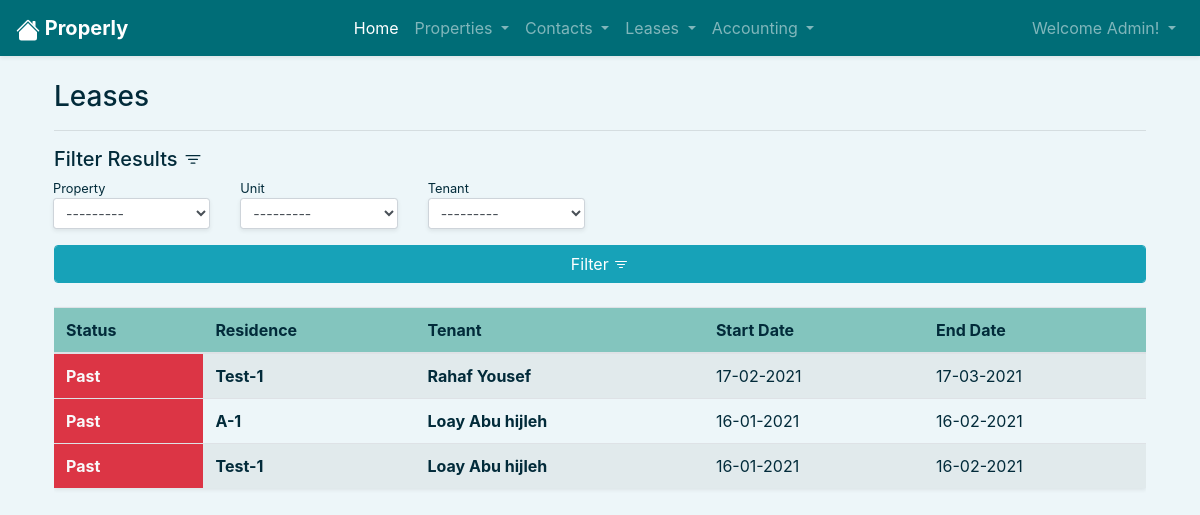
The app's page /leases/all/ (signed in) with its own data.
### users/models.py (models this page shows)
class User(AbstractUser):
    pass

### leases/models.py (models this page shows, shortened)
class Lease(models.Model):
    class Meta:
        ordering = ['-start', 'end', 'property', 'unit']
    property    = models.ForeignKey(Property, blank=False, null=False, on_delete=models.CASCADE, related_name='leases')
    unit        = models.ForeignKey(Unit, blank=False, null=False, on_delete=models.CASCADE, related_name='leases')
    tenant      = models.ForeignKey(Contact, blank=False, null=False, on_delete=models.CASCADE, related_name='leases')
    start       = models.DateField(blank=False, null=False, auto_now=False, auto_now_add=False)
    end         = models.DateField(blank=False, null=False, auto_now=False, auto_now_add=False)
    ended       = models.BooleanField(default=False)
    user        = models.ForeignKey(User, blank=False, null=False, on_delete=models.CASCADE, related_name='leases')
    def is_past(self):
        if self.end < date.today():
            return True
        else:
            return False
    def status(self):
        if self.is_past():
            return 'past'
        if self.is_active():
            return 'active'
        if self.is_future():
            return 'future'

### properties/models.py (models this page shows, shortened)
class Unit(models.Model):
    class Meta:
        ordering = ['property', 'num']
        unique_together = (('property', 'num'),)
    num         = models.IntegerField(blank=False, validators=[MinValueValidator(1)])
    beds        = models.IntegerField(blank=False, validators=[MinValueValidator(0)])
    baths       = models.IntegerField(blank=False, validators=[MinValueValidator(0)])
    size        = models.IntegerField(blank=False, validators=[MinValueValidator(0)])
    market_rent = models.DecimalField(max_digits=10, decimal_places=2, validators=[MinValueValidator(0)])
    deposit     = models.DecimalField(max_digits=10, decimal_places=2, validators=[MinValueValidator(0)])
    description = models.TextField(default=property_description, blank=True)
    property    = models.ForeignKey(Property, blank=False, null=False, on_delete=models.CASCADE, related_name='units')
    user        = models.ForeignKey(User, blank=False, null=False, on_delete=models.CASCADE, related_name='units')
    def __str__(self):
        return f"{self.property}-{self.num}"

class Property(models.Model):
    class Meta:
        ordering = ['name']
    name        = models.CharField(max_length=50, blank=False, unique=True)
    year_built  = models.DateField(blank=False ,auto_now=False, auto_now_add=False)
    description = models.TextField(default=property_description, blank=True)
    user        = models.ForeignKey(User, blank=False, null=False, on_delete=models.CASCADE, related_name='properties')
    def __str__(self):
        return f"{self.name.capitalize()}"

### contacts/models.py (models this page shows, shortened)
class Contact(models.Model):
    class Meta:
        ordering = ['first']
        unique_together = (('first', 'middle', 'last'),)
    first   = models.CharField(max_length=50, null=False, blank=False)
    middle  = models.CharField(max_length=50, null=False, blank=False)
    last    = models.CharField(max_length=50, null=False, blank=False)
    phone   = PhoneNumberField(blank=False, null=False, unique=True)
    user    = models.ForeignKey(User, blank=False, null=False, on_delete=models.CASCADE, related_name='contacts')
    def __str__(self):
        return f"{self.first.capitalize()} {self.last.capitalize()}"

### users/decorators.py (the view)
        def wrapper(request, *args, **kwargs):
            user_groups = request.user.groups.all()
            user_groups_names = []
            for item in user_groups:
                user_groups_names.append(item.name)
            if set(user_groups_names) & set(allowed_roles):
                return view_func(request, *args, **kwargs)
            else:
                return HttpResponseForbidden()

### leases/views.py (called while the page is built)
@login_required
@allowed_users(allowed_roles=['admin', 'sales', 'collector', 'accountant'])
def all(request):
    leases      = Lease.objects.all()
    leaseFilter = LeaseFilter(request.GET, queryset=leases)
    qs          = leaseFilter.qs
    return render(request, 'leases/leases.html', {
        'title'         : 'Leases',
        'leaseFilter'   : leaseFilter,
        'qs'            : qs,
    })

### leases/templates/leases/leases.html (shortened to what this page needs)
{% extends 'home/base.html' %}
{% load widget_tweaks %}
{% block body %}
<hr class="mt-n3 mb-3">
<h5>
    Filter Results
</h5>
<form class="from" method='get' action="">
    <div class="d-flex flex-wrap justify-content-start mx-n3 mb-3">
        <div class="form-group col-xl-2 col-lg-3 col-sm-4 col-4 my-0 ">
            <small>{{leaseFilter.form.property.label}}</small>
            {% render_field leaseFilter.form.property class="form-control form-control-sm shadow-sm" %}
        </div>
        <div class="form-group col-xl-2 col-lg-3 col-sm-4 col-4 my-0 ">
            <small>{{leaseFilter.form.unit.label}}</small>
            {% render_field leaseFilter.form.unit class="form-control form-control-sm shadow-sm" %}
        </div>
        <div class="form-group col-xl-2 col-lg-3 col-sm-4 col-4 my-0 ">
            <small>{{leaseFilter.form.tenant.label}}</small>
            {% render_field leaseFilter.form.tenant class="form-control form-control-sm shadow-sm" %}
        </div>
    </div>
    <button class="btn btn-info form-control" type="submit">
        Filter
    </button>
</form>
<div class="table-responsive">
    <table class="table table-hover table-striped mt-2 shadow-sm">
        <thead class="bg-3">
            <tr>
                <th scope="col">Status</th>
                <th scope="col">Residence</th>
                <th scope="col">Tenant</th>
                <th scope="col">Start Date</th>
                <th scope="col">End Date</th>
            </tr>
        </thead>
        <tbody>
            {% for lease in qs %}
            <tr>
                {% if lease.status == 'future' %}
                <th scope="row" class="text-light bg-primary">{{lease.status|title}}</th>
                {% elif lease.status == 'active' %}
                <th scope="row" class="text-light bg-success">{{lease.status|title}}</th>
                {% elif lease.status == 'past' %}
                <th scope="row" class="text-light bg-danger">{{lease.status|title}}</th>
                {% endif %}
                <th scope="row">
                    <a href="{% url 'properties:unit' lease.unit.id %}">
                        {{lease.unit}}
                    </a>
                </th>
                <td>
                    <a href="{% url 'contacts:contact' lease.tenant.id %}">
                        {{lease.tenant}}
                    </a>
                </td>
                <td>{{lease.start|date:"d-m-Y"}}</td>
                <td>{{lease.end|date:"d-m-Y"}}</td>
            </tr>
            {% empty %}
            <tr>
                <td class="text-center" colspan="100">No Leases Available</td>
            </tr>
            {% endfor %}
        </tbody>
    </table>
</div>
{% endblock body %}

### home/templates/home/nav.html (shortened to what this page needs)
<nav class="navbar navbar-expand-lg navbar-dark bg-d sticky-top shadow-sm">
    <a class="navbar-brand" href="{% url 'home:index' %}">
        <strong style="font-style: ;">
            Properly
        </strong>
    </a>
    <div class="collapse navbar-collapse" id="navbarNavDropdown">
        <ul class="navbar-nav mr-auto mx-auto">
            {% if request.user.is_authenticated %}
            <li class="nav-item active">
                <a class="nav-link" href="{% url 'home:index' %}">Home<span class="sr-only">(current)</span></a>
            </li>
            <li class="nav-item dropdown">
                <a class="nav-link dropdown-toggle" href="#" id="navbarDropdownMenuLink" role="button"
                    data-toggle="dropdown" aria-haspopup="true" aria-expanded="false">
                    Properties
                </a>
            </li>
            <li class="nav-item dropdown">
                <a class="nav-link dropdown-toggle" href="#" id="navbarDropdownMenuLink" role="button"
                    data-toggle="dropdown" aria-haspopup="true" aria-expanded="false">
                    Contacts
                </a>
            </li>
            <li class="nav-item dropdown">
                <a class="nav-link dropdown-toggle" href="#" id="navbarDropdownMenuLink" role="button"
                    data-toggle="dropdown" aria-haspopup="true" aria-expanded="false">
                    Leases
                </a>
            </li>
            <li class="nav-item dropdown">
                <a class="nav-link dropdown-toggle" href="#" id="navbarDropdownMenuLink" role="button"
                    data-toggle="dropdown" aria-haspopup="true" aria-expanded="false">
                    Accounting
                </a>
            </li>
            {% endif %}
        </ul>
        <ul class="navbar-nav float-lg-right">
            {% if user.is_authenticated %}
            <li class="nav-item dropdown">
                <a class="nav-link dropdown-toggle" href="#" id="navbarDropdownMenuLink" role="button"
                    data-toggle="dropdown" aria-haspopup="true" aria-expanded="false">
                    Welcome {{user.username|title}}!
                </a>
            </li>
            {% endif %}
        </ul>
    </div>
</nav>
<br>

### home/static/home/styles.css (style rules this page uses)
.bg-d { background-color: #006d77 !important; color: white !important; }
.bg-3 { background-color: #83c5be !important; color: #022b3a !important; }
.bg-1 { background-color: #edf6f9 !important; color: #022b3a !important; }
body { color: #022b3a; }
td { color: #022b3a !important; }
table a { color: #022b3a; font-weight: 700; }

### records on screen
User: username "Admin"
Lease: status "Past", unit "Test-1", tenant "Rahaf Yousef", start "17-02-2021", end "17-03-2021"
Lease: status "Past", unit "A-1", tenant "Loay Abu hijleh", start "16-01-2021", end "16-02-2021"
Lease: status "Past", unit "Test-1", tenant "Loay Abu hijleh", start "16-01-2021", end "16-02-2021"

### other values on screen
{{ title }} "Leases"
{{ leaseFilter.form.property.label }} "Property"
{{ leaseFilter.form.unit.label }} "Unit"
{{ leaseFilter.form.tenant.label }} "Tenant"
